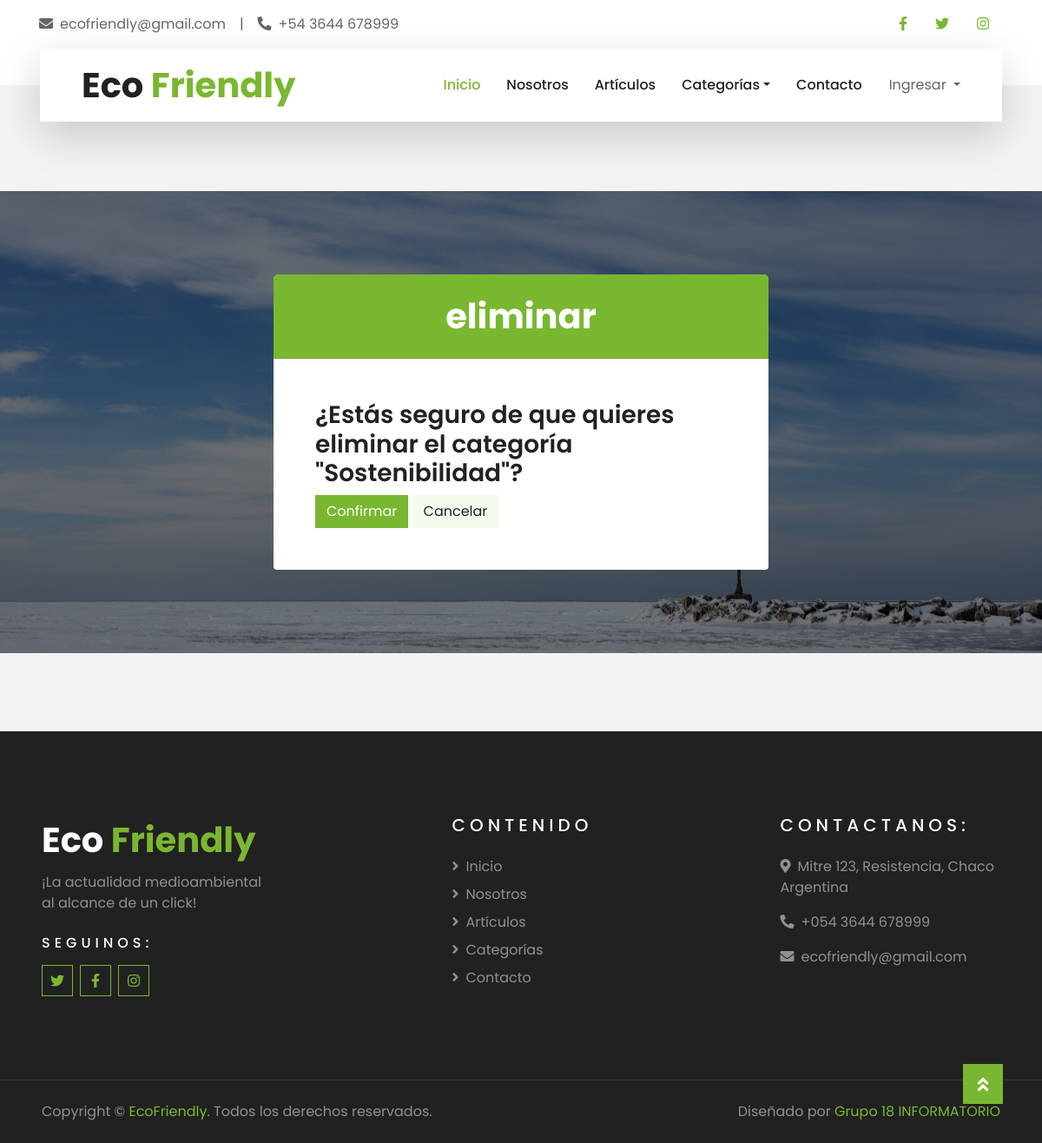
Before: /posts/categorias/1/eliminar/ with the older database file.
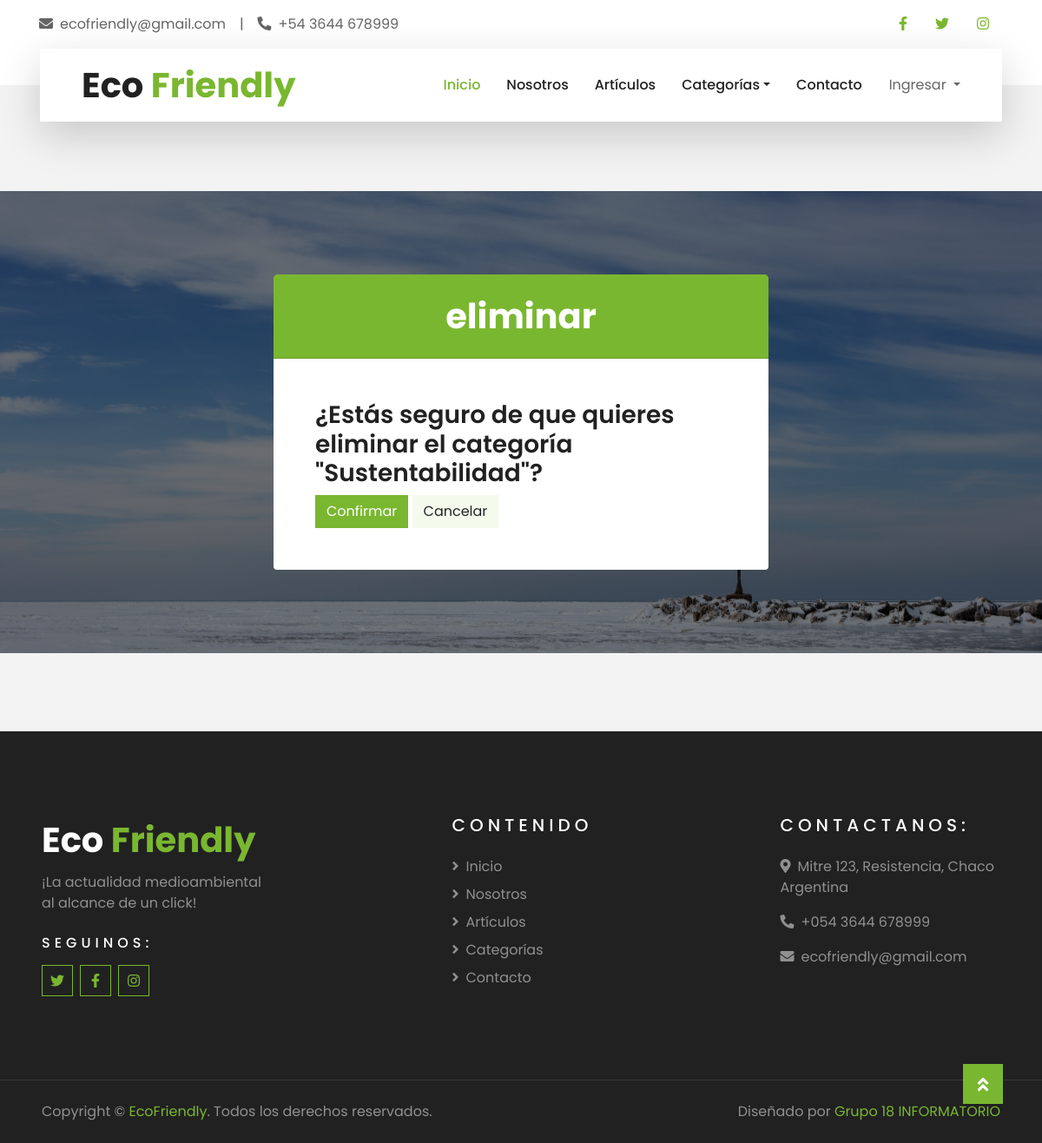
After: the same page with the newer database file.
### apps/posts/models.py (models this page shows, shortened)
class Categoria(models.Model):
    nombre =  models.CharField('Nombre', max_length=50, null=False)
    def __str__(self):
        return self.nombre
    def get_filterby_url(self):
        return f"{reverse('posts:posts')}?categoria_id={self.pk}"

### apps/posts/views.py (the view)
# urls.py: path('categorias/<int:pk>/eliminar/', views.CategoriaDeleteView.as_view(), name='borrar_categoria'),
class CategoriaDeleteView(DeleteView):
    model = Categoria
    template_name = 'posts/categoria_confirm_delete.html'
    success_url = reverse_lazy('posts:categorias')

### blog/context_processors.py (called while the page is built)
def blog_context(request):
    data = {
        'app_name': 'Eco Friendly',
        'categorias': Categoria.objects.all()
    }
    return data

### blog/templatetags/path_tags.py (called while the page is built)
@register.simple_tag(takes_context=True)
def login_path(context):
    request = context.get("request")
    current_path = request.path
    if current_path not in list(common_urls.values()):
        return common_urls["login"] + f"?next={current_path}"
    return common_urls["login"]

@register.simple_tag(takes_context=True)
def register_path(context):
    request = context.get("request")
    current_path = request.path
    if current_path not in list(common_urls.values()):
        return common_urls["register"] + f"?next={current_path}"
    return common_urls["register"]

### templates/posts/categoria_confirm_delete.html (shortened to what this page needs)
{% extends 'base.html' %}
{% block contenido %}
<div class="container-fluid bg-registration py-5" style="margin: 80px 0;">
    <div class="container py-5">
        <div class="row align-items-center d-flex justify-content-center">
            <div class="animate__animated animate__bounceInDown card border-0 m-0 p-0  col-xs-12 col-sm-12 col-md-8 col-lg-6 col-xl-6">
                <div class="card-header bg-primary text-center p-4">
                    <h1 class="text-white m-0">eliminar</h1>
                </div>
                <div class="card-body rounded-bottom bg-white p-5">
                    <form action="" method="POST">
                        <h3 class="text">¿Estás seguro de que quieres eliminar el categoría "{{categoria}}"? </h3>
                        <button class="btn btn-primary" type="submit">Confirmar</button>
                        <a class="btn btn-secondary" href="{% url 'posts:categorias' %}">Cancelar</a>
                    </form>
                </div>
            </div>
        </div>
    </div>
</div>
{% endblock %}

Changed rows visible on the page:
changed Categoria: nombre "Sostenibilidad" → "Sustentabilidad"
